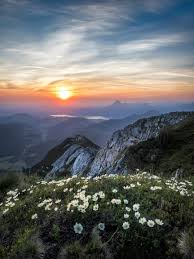
#> input picture DIP/DIP_Lab_406/DIP_Lab_Final/nature.jpeg, 194 x 259 px
$ python saltPepperNoise.py
#> lines starting #> are read from the running program, lines starting #| are printed output that depends on the picture
import cv2
import numpy as np
import matplotlib.pyplot as plt

image = cv2.imread('nature.jpeg', cv2.IMREAD_GRAYSCALE)
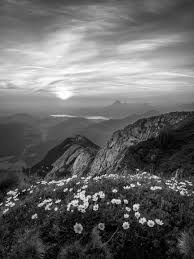
#> image: shape (259, 194); min 0, max 255, mean 102.8

def add_salt_and_pepper_noise(image, amount=0.05, salt_vs_pepper=0.5):
#> called with amount = 0.05, salt_vs_pepper = 0.5
    noisy_image = image.copy()
    num_salt = np.ceil(amount * image.size * salt_vs_pepper)
#> num_salt = 1257
    num_pepper = np.ceil(amount * image.size * (1.0 - salt_vs_pepper))
#> num_pepper = 1257

    coords = [np.random.randint(0, i - 1, int(num_salt)) for i in image.shape]
    noisy_image[coords[0], coords[1]] = 255

    coords = [np.random.randint(0, i - 1, int(num_pepper)) for i in image.shape]
    noisy_image[coords[0], coords[1]] = 0
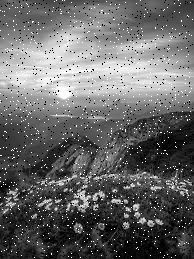
#> noisy_image: shape (259, 194); min 0, max 255, mean 103.9

    return noisy_image

noisy_image = add_salt_and_pepper_noise(image)

median_filtered = cv2.medianBlur(noisy_image, 3)
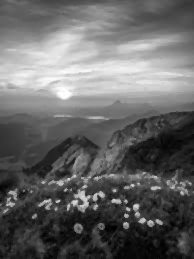
#> median_filtered: shape (259, 194); min 0, max 255, mean 102.3

plt.figure(figsize=(12, 8))

plt.subplot(2, 3, 1)
plt.imshow(image, cmap='gray')
plt.title('Original Image')
plt.axis('off')

plt.subplot(2, 3, 2)
plt.imshow(noisy_image, cmap='gray')
plt.title('Salt and Pepper Noise')
plt.axis('off')

plt.subplot(2, 3, 4)
plt.imshow(median_filtered, cmap='gray')
plt.title('Median Filtered')
plt.axis('off')

plt.tight_layout()
plt.show()
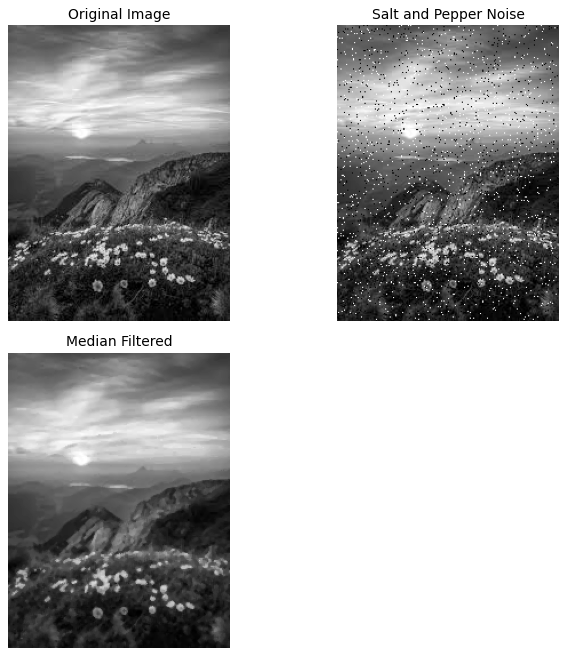
#> figure drawn by matplotlib, 3 panels

$ run again, with DIP/DIP_Lab_406/DIP_Lab_Final/images.jpeg copied over DIP/DIP_Lab_406/DIP_Lab_Final/nature.jpeg
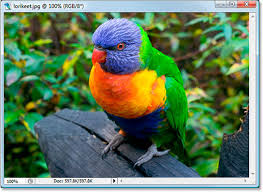
#> input picture DIP/DIP_Lab_406/DIP_Lab_Final/images.jpeg, 263 x 192 px
#> `median_filtered = cv2.medianBlur(noisy_image, 3)`:
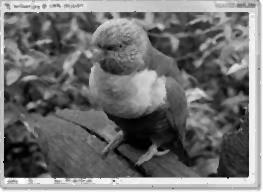
#> median_filtered: shape (192, 263); min 0, max 255, mean 112.5
#> `plt.show()`:
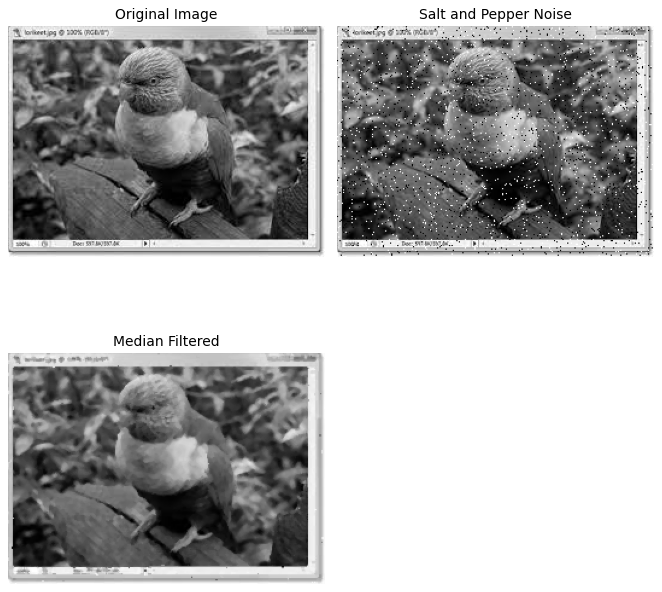
#> figure drawn by matplotlib, 3 panels
